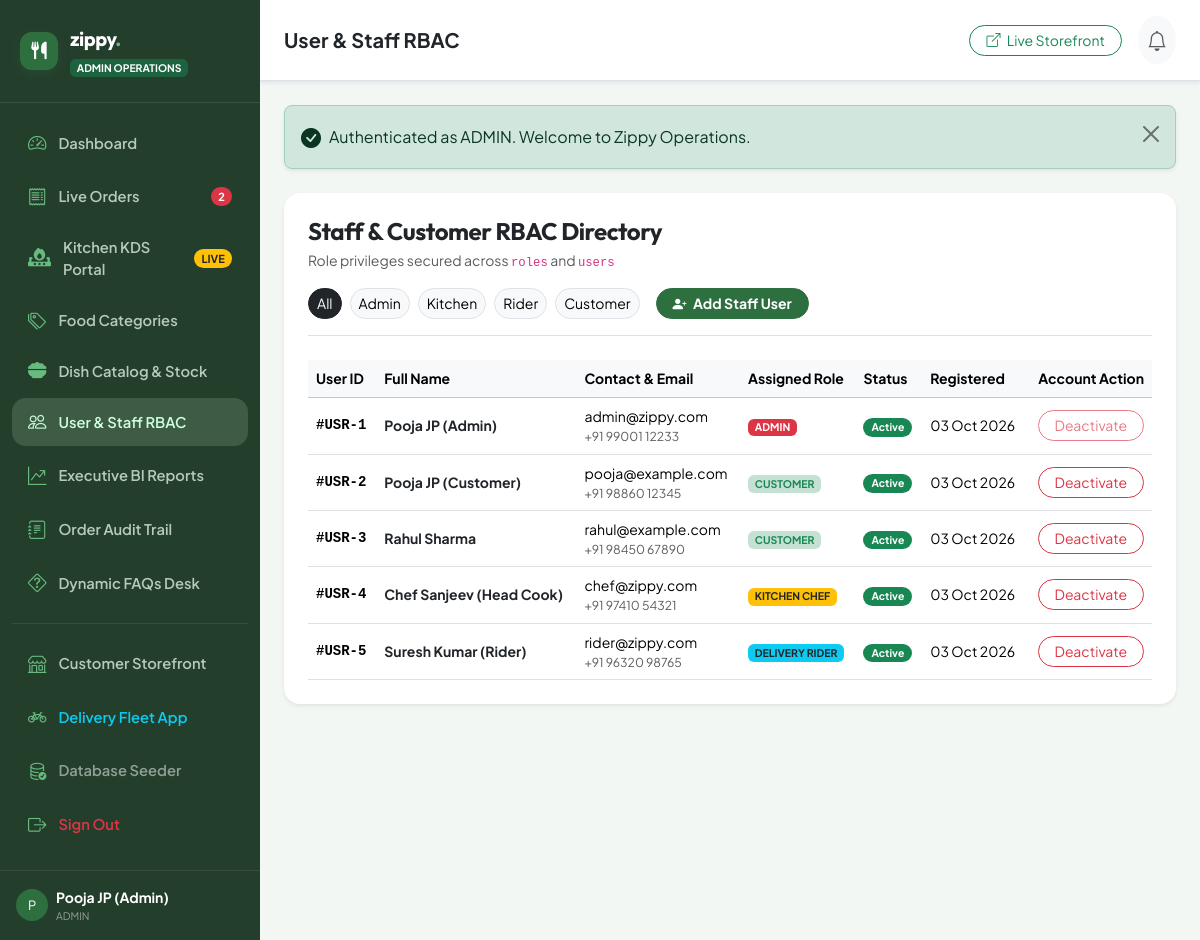
The page /admin/users.php (signed in) on the database its author committed.
### tables this page shows
CREATE TABLE `users` (
    `user_id` INT AUTO_INCREMENT PRIMARY KEY,
    `role_id` INT NOT NULL DEFAULT 2,
    `full_name` VARCHAR(120) NOT NULL,
    `email` VARCHAR(150) NOT NULL UNIQUE,
    `phone_number` VARCHAR(20) NOT NULL UNIQUE,
    `password_hash` VARCHAR(255) NOT NULL,
    `is_active` TINYINT(1) NOT NULL DEFAULT 1,
    `created_at` TIMESTAMP NOT NULL DEFAULT CURRENT_TIMESTAMP,
    CONSTRAINT `fk_users_role` FOREIGN KEY (`role_id`) REFERENCES `roles` (`role_id`) ON UPDATE CASCADE
);

### includes/functions.php (called while the page is built, shortened)
<?php
require_once __DIR__ . '/../config/config.php';
function db_query(string $sql, array $params = []): ?PDOStatement {
    $pdo = getDBConnection();
    try {
        $stmt = $pdo->prepare($sql);
        $stmt->execute($params);
        return $stmt;
    } catch (PDOException $e) {
        error_log("Database Query Error: " . $e->getMessage() . " | SQL: " . $sql);
        return null;
    }
}
function db_fetch_all(string $sql, array $params = []): array {
    $stmt = db_query($sql, $params);
    return $stmt ? $stmt->fetchAll() : [];
}

### admin/users.php (the view, shortened to what this page needs)
<?php
require_once __DIR__ . '/../config/config.php';
require_once __DIR__ . '/../includes/functions.php';
require_once __DIR__ . '/includes/header.php';
$roleFilter = clean_input($_GET['role'] ?? '');
$where = "1=1";
$params = [];
$users = db_fetch_all("
    SELECT u.*, r.role_name, r.description AS role_desc
    FROM `users` u
    JOIN `roles` r ON u.role_id = r.role_id
    WHERE $where
    ORDER BY u.role_id ASC, u.user_id ASC
", $params);
?>
<div class="card border-0 rounded-4 shadow-sm p-4 bg-white mb-4">
  <div class="d-flex flex-wrap align-items-center justify-content-between gap-3 border-bottom pb-3 mb-4">
    <div>
      <h4 class="fw-bold font-outfit mb-1 text-dark">Staff & Customer RBAC Directory</h4>
      <p class="text-muted small mb-0">Role privileges secured across <code>roles</code> and <code>users</code></p>
    </div>
    <div class="d-flex align-items-center gap-2">
      <a href="<?= ADMIN_URL ?>/users.php" class="btn btn-sm rounded-pill <?= empty($roleFilter) ? 'btn-dark' : 'btn-light border' ?>">All</a>
      <a href="<?= ADMIN_URL ?>/users.php?role=ADMIN" class="btn btn-sm rounded-pill <?= ($roleFilter === 'ADMIN') ? 'btn-danger' : 'btn-light border' ?>">Admin</a>
      <a href="<?= ADMIN_URL ?>/users.php?role=KITCHEN" class="btn btn-sm rounded-pill <?= ($roleFilter === 'KITCHEN') ? 'btn-warning text-dark' : 'btn-light border' ?>">Kitchen</a>
      <a href="<?= ADMIN_URL ?>/users.php?role=RIDER" class="btn btn-sm rounded-pill <?= ($roleFilter === 'RIDER') ? 'btn-info text-dark' : 'btn-light border' ?>">Rider</a>
      <a href="<?= ADMIN_URL ?>/users.php?role=CUSTOMER" class="btn btn-sm rounded-pill <?= ($roleFilter === 'CUSTOMER') ? 'btn-success' : 'btn-light border' ?>">Customer</a>
      <button type="button" class="btn btn-success btn-sm rounded-pill px-3 fw-bold ms-2" data-bs-toggle="modal" data-bs-target="#addStaffModal" style="background:#2E6F40; border-color:#2E6F40;">
        <i class="bi bi-person-plus-fill me-1"></i> Add Staff User
      </button>
    </div>
  </div>
  <div class="table-responsive">
    <table class="table table-hover align-middle small mb-0">
      <thead class="table-light">
        <tr>
          <th>User ID</th>
          <th>Full Name</th>
          <th>Contact & Email</th>
          <th>Assigned Role</th>
          <th>Status</th>
          <th>Registered</th>
          <th class="text-end">Account Action</th>
        </tr>
      </thead>
      <tbody>
        <?php foreach ($users as $u): ?>
          <tr>
            <td class="font-monospace fw-bold">#USR-<?= (int)$u['user_id'] ?></td>
            <td>
              <div class="fw-bold text-dark"><?= e($u['full_name']) ?></div>
            </td>
            <td>
              <div><?= e($u['email']) ?></div>
              <div class="small text-muted"><?= e($u['phone_number']) ?></div>
            </td>
            <td>
              <?php if ($u['role_name'] === 'ADMIN'): ?>
                <span class="badge bg-danger">ADMIN</span>
              <?php elseif ($u['role_name'] === 'KITCHEN'): ?>
                <span class="badge bg-warning text-dark">KITCHEN CHEF</span>
              <?php elseif ($u['role_name'] === 'RIDER'): ?>
                <span class="badge bg-info text-dark">DELIVERY RIDER</span>
              <?php else: ?>
                <span class="badge bg-success bg-opacity-25 text-success">CUSTOMER</span>
              <?php endif; ?>
            </td>
            <td>
              <?php if ($u['is_active']): ?>
                <span class="badge bg-success px-2 py-1 rounded-pill">Active</span>
              <?php else: ?>
                <span class="badge bg-secondary px-2 py-1 rounded-pill">Suspended</span>
              <?php endif; ?>
            </td>
            <td><?= date('d M Y', strtotime($u['created_at'])) ?></td>
            <td class="text-end">
              <form method="POST" action="<?= ADMIN_URL ?>/users.php" class="d-inline m-0">
                <?php if ($u['is_active']): ?>
                  <button type="submit" class="btn btn-sm btn-outline-danger rounded-pill px-3" <?= ($u['user_id'] == $currentUser['id']) ? 'disabled' : '' ?>>
                    Deactivate
                  </button>
                <?php else: ?>
                  <button type="submit" class="btn btn-sm btn-outline-success rounded-pill px-3">
                    Reactivate
                  </button>
                <?php endif; ?>
              </form>
            </td>
          </tr>
        <?php endforeach; ?>
      </tbody>
    </table>
  </div>
</div>
<?php require_once __DIR__ . '/includes/footer.php'; ?>

### assets/css/style.css (style rules this page uses)
:root { --lush-pine: #243E2C; --lush-forest: #2E6F40; --lush-forest-hover: #235933; --lush-sage: #68BA7F; --lush-mint: #CEFFDC; --lush-mint-soft: #EDFBF2; --lush-mint-glow: rgba(206, 255, 220, 0.45); --lush-bg: #F7FAF8; --lush-card: #FFFFFF; --lush-border: #E2ECE5; --lush-border-subtle: #EEF4F0; --lush-text-main: #1C2B20; --lush-text-muted: #576E5F; --lush-text-light: #8A9E91; --food-veg: #229947; --food-nonveg: #D32F2F; --food-gold: #E5A100; --food-badge-bg: #243E2C; --shadow-sm: 0 2px 8px rgba(36, 62, 44, 0.06); --shadow-md: 0 6px 18px rgba(36, 62, 44, 0.08); --shadow-lg: 0 14px 34px rgba(36, 62, 44, 0.12); --radius-sm: 8px; --radius-md: 14px; --radius-lg: 20px; --radius-pill: 50px; --transition-fast: all 0.2s cubic-bezier(0.4, 0, 0.2, 1); --transition-normal: all 0.3s cubic-bezier(0.4, 0, 0.2, 1); }
body { font-family: 'Plus Jakarta Sans', -apple-system, BlinkMacSystemFont, 'Segoe UI', Roboto, Helvetica, Arial, sans-serif; background-color: var(--lush-bg); color: var(--lush-text-main); overflow-x: hidden; line-height: 1.5; }
h1, h2, h3, h4, h5, h6 { font-family: 'Outfit', 'Plus Jakarta Sans', sans-serif; color: var(--lush-pine); font-weight: 700; letter-spacing: -0.02em; }
a { text-decoration: none; color: inherit; transition: var(--transition-fast); }

### rows shown on the page
users: user_id "1", full_name "Pooja JP (Admin)", email "admin@zippy.com", phone_number "+91 99001 12233", shows "ADMIN", is_active "Active", created_at "03 Oct 2026"
users: user_id "2", full_name "Pooja JP (Customer)", email "pooja@example.com", phone_number "+91 98860 12345", shows "CUSTOMER", is_active "Active", created_at "03 Oct 2026"
users: user_id "3", full_name "Rahul Sharma", email "rahul@example.com", phone_number "+91 98450 67890", shows "CUSTOMER", is_active "Active", created_at "03 Oct 2026"
users: user_id "4", full_name "Chef Sanjeev (Head Cook)", email "chef@zippy.com", phone_number "+91 97410 54321", shows "KITCHEN CHEF", is_active "Active", created_at "03 Oct 2026"
users: user_id "5", full_name "Suresh Kumar (Rider)", email "rider@zippy.com", phone_number "+91 96320 98765", shows "DELIVERY RIDER", is_active "Active", created_at "03 Oct 2026"

### other values the page prints
$activeOrdersCount "2"
substr($currentUser['name'] ?? 'A', 0, 1) "P"
$currentUser['name'] "Pooja JP (Admin)"
$currentUser['role_name'] "ADMIN"
$pageTitle "User & Staff RBAC"
$flash['message'] "Authenticated as ADMIN. Welcome to Zippy Operations."
